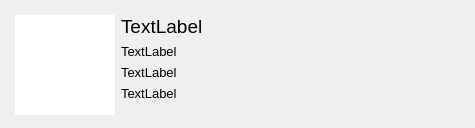
<?xml version="1.0" encoding="UTF-8"?>
<ui version="4.0">
 <class>About</class>
 <widget class="QDialog" name="About">
  <property name="geometry">
   <rect>
    <x>0</x>
    <y>0</y>
    <width>475</width>
    <height>128</height>
   </rect>
  </property>
  <property name="windowTitle">
   <string>About</string>
  </property>
  <widget class="QWidget" name="layoutWidget">
   <property name="geometry">
    <rect>
     <x>10</x>
     <y>10</y>
     <width>461</width>
     <height>111</height>
    </rect>
   </property>
   <layout class="QGridLayout" name="gridLayout">
    <property name="leftMargin">
     <number>5</number>
    </property>
    <property name="topMargin">
     <number>5</number>
    </property>
    <property name="rightMargin">
     <number>5</number>
    </property>
    <property name="bottomMargin">
     <number>5</number>
    </property>
    <item row="0" column="2">
     <layout class="QVBoxLayout" name="verticalLayout">
      <item>
       <widget class="QLabel" name="appName">
        <property name="font">
         <font>
          <pointsize>14</pointsize>
         </font>
        </property>
        <property name="text">
         <string>TextLabel</string>
        </property>
       </widget>
      </item>
      <item>
       <widget class="QLabel" name="author">
        <property name="font">
         <font>
          <pointsize>10</pointsize>
         </font>
        </property>
        <property name="text">
         <string>TextLabel</string>
        </property>
       </widget>
      </item>
      <item>
       <widget class="QLabel" name="version">
        <property name="font">
         <font>
          <pointsize>10</pointsize>
         </font>
        </property>
        <property name="text">
         <string>TextLabel</string>
        </property>
       </widget>
      </item>
      <item>
       <widget class="QLabel" name="link">
        <property name="font">
         <font>
          <pointsize>10</pointsize>
         </font>
        </property>
        <property name="text">
         <string>TextLabel</string>
        </property>
       </widget>
      </item>
      <item>
       <spacer name="verticalSpacer">
        <property name="orientation">
         <enum>Qt::Vertical</enum>
        </property>
        <property name="sizeHint" stdset="0">
         <size>
          <width>20</width>
          <height>40</height>
         </size>
        </property>
       </spacer>
      </item>
     </layout>
    </item>
    <item row="0" column="1">
     <widget class="QGraphicsView" name="icon">
      <property name="minimumSize">
       <size>
        <width>100</width>
        <height>100</height>
       </size>
      </property>
      <property name="maximumSize">
       <size>
        <width>100</width>
        <height>100</height>
       </size>
      </property>
      <property name="autoFillBackground">
       <bool>false</bool>
      </property>
      <property name="frameShape">
       <enum>QFrame::NoFrame</enum>
      </property>
      <property name="verticalScrollBarPolicy">
       <enum>Qt::ScrollBarAlwaysOff</enum>
      </property>
      <property name="horizontalScrollBarPolicy">
       <enum>Qt::ScrollBarAlwaysOff</enum>
      </property>
      <property name="backgroundBrush">
       <brush brushstyle="NoBrush">
        <color alpha="0">
         <red>0</red>
         <green>0</green>
         <blue>0</blue>
        </color>
       </brush>
      </property>
      <property name="alignment">
       <set>Qt::AlignHCenter|Qt::AlignTop</set>
      </property>
     </widget>
    </item>
   </layout>
  </widget>
 </widget>
 <resources/>
 <connections/>
</ui>
